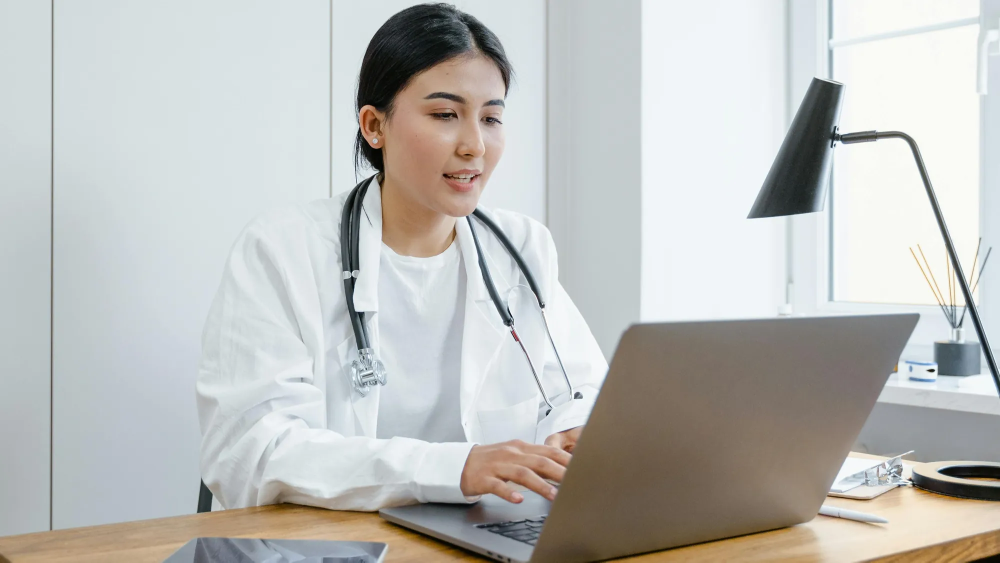
#> input picture assets/images/pexels-tima-miroshnichenko-8376233.webp, 2000 x 1125 px, given in place of pexels-tima-miroshnichenko-8376233.jpeg, which was not available (shown at 1/2 size); the run also reads 4 pictures not shown here
$ python optimize-images.py
#> lines starting #> are read from the running program, lines starting #| are printed output that depends on the picture; pictures that were not available may be replaced by others from this repository, and a replacement may not be noted
#!/usr/bin/env python3
"""One-shot image optimizer for the portfolio.

Converts the 8 heaviest legacy images to WebP (quality 80; the two large
photos are downscaled to max 2000px wide), updates every HTML reference,
and removes the originals. Verified savings: ~5.0MB -> ~0.6MB (-88%).

Run from the repository root:

    python3 tools/optimize-images.py

Requires either Pillow (`pip3 install Pillow`) or cwebp (`brew install webp`).
Afterwards review with `git status`, then commit and push:

    git add -A && git commit -m "assets: convert heavy images to WebP" && git push

Safe to delete this script once it has run.
"""
import os
import shutil
import subprocess
import sys

ROOT = os.path.dirname(os.path.dirname(os.path.abspath(__file__)))
IMG = os.path.join(ROOT, "assets", "images")

# (filename, max_width or None)
JOBS = [
    ("pexels-tima-miroshnichenko-8376233.jpeg", 2000),
    ("upstream-it.jpg", 2000),
    ("1.1-research-affinity-diagram-1.png", None),
    ("1.2-research-service-blueprint.png", None),
    ("1.3-research-customer-journey-map.png", None),
    ("2.1-example-one-pager.png", None),
    ("5a-v1.png", None),
    ("5b-v3.png", None),
]

# exact HTML reference swaps (file, old, new)
SWAPS = [
    ("index.html",
     'src="assets/images/pexels-tima-miroshnichenko-8376233.jpeg" alt="A clinician conducting a telehealth video visit from her desk" loading="lazy" width="4128" height="2322"',
     'src="assets/images/pexels-tima-miroshnichenko-8376233.webp" alt="A clinician conducting a telehealth video visit from her desk" loading="lazy" width="2000" height="1125"'),
    ("mayo-telehealth.html",
     'content="https://halcykon.github.io/UXPortfolio/assets/images/pexels-tima-miroshnichenko-8376233.jpeg"',
     'content="https://halcykon.github.io/UXPortfolio/assets/images/pexels-tima-miroshnichenko-8376233.webp"'),
    ("mayo-telehealth.html",
     "url('assets/images/pexels-tima-miroshnichenko-8376233.jpeg')",
     "url('assets/images/pexels-tima-miroshnichenko-8376233.webp')"),
    ("mayo-telehealth.html", "assets/images/1.1-research-affinity-diagram-1.png", "assets/images/1.1-research-affinity-diagram-1.webp"),
    ("mayo-telehealth.html", "assets/images/1.2-research-service-blueprint.png", "assets/images/1.2-research-service-blueprint.webp"),
    ("mayo-telehealth.html", "assets/images/1.3-research-customer-journey-map.png", "assets/images/1.3-research-customer-journey-map.webp"),
    ("mayo-telehealth.html", "assets/images/2.1-example-one-pager.png", "assets/images/2.1-example-one-pager.webp"),
    ("exxonmobil-upstream.html",
     'content="https://halcykon.github.io/UXPortfolio/assets/images/upstream-it.jpg"',
     'content="https://halcykon.github.io/UXPortfolio/assets/images/upstream-it.webp"'),
    ("exxonmobil-upstream.html", "url('assets/images/upstream-it.jpg')", "url('assets/images/upstream-it.webp')"),
    ("exxonmobil-upstream.html", "assets/images/5b-v3.png", "assets/images/5b-v3.webp"),
    ("exxonmobil-upstream.html", "assets/images/5a-v1.png", "assets/images/5a-v1.webp"),
]


def convert_pillow(src, dst, max_w):
    from PIL import Image
    im = Image.open(src).convert("RGB")
    if max_w and im.width > max_w:
        im = im.resize((max_w, round(im.height * max_w / im.width)), Image.LANCZOS)
    im.save(dst, "WEBP", quality=80, method=6)


def convert_cwebp(src, dst, max_w):
    cmd = ["cwebp", "-q", "80", "-m", "6"]
    if max_w:
        cmd += ["-resize", str(max_w), "0"]
    cmd += [src, "-o", dst]
    subprocess.run(cmd, check=True, capture_output=True)


def main():
    try:
        import PIL  # noqa: F401
        convert = convert_pillow
        engine = "Pillow"
    except ImportError:
        if shutil.which("cwebp"):
            convert = convert_cwebp
            engine = "cwebp"
        else:
            sys.exit("Need Pillow (pip3 install Pillow) or cwebp (brew install webp).")

    print(f"Converting with {engine}…")
    total_before = total_after = 0
    for name, max_w in JOBS:
        src = os.path.join(IMG, name)
        if not os.path.exists(src):
            print(f"  skip (already converted?): {name}")
            continue
        dst = os.path.join(IMG, os.path.splitext(name)[0] + ".webp")
        before = os.path.getsize(src)
        convert(src, dst, max_w)
        after = os.path.getsize(dst)
        assert after > 0, f"empty output for {name}"
        os.remove(src)
        total_before += before
        total_after += after
        print(f"  {name}: {before // 1024}KB -> {after // 1024}KB")
#> this loop made 8 passes
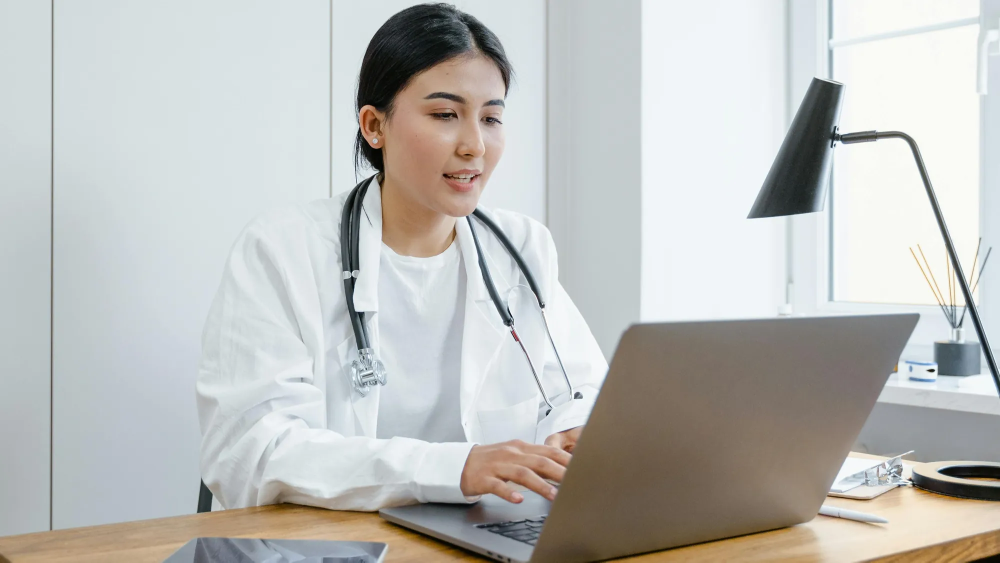
#> input picture assets/images/pexels-tima-miroshnichenko-8376233.webp, 2000 x 1125 px, given in place of pexels-tima-miroshnichenko-8376233.jpeg, which was not available (shown at 1/2 size)
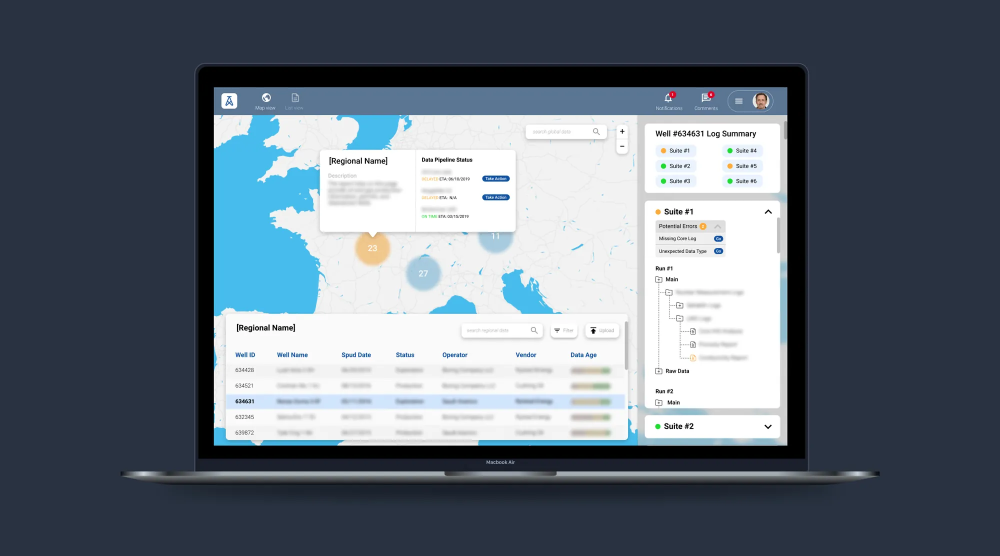
#> input picture assets/images/upstream-it.webp, 2000 x 1111 px, given in place of upstream-it.jpg, which was not available (shown at 1/2 size)
#> pass 3, in convert_pillow (call 3), `im = Image.open(src).convert("RGB")`:
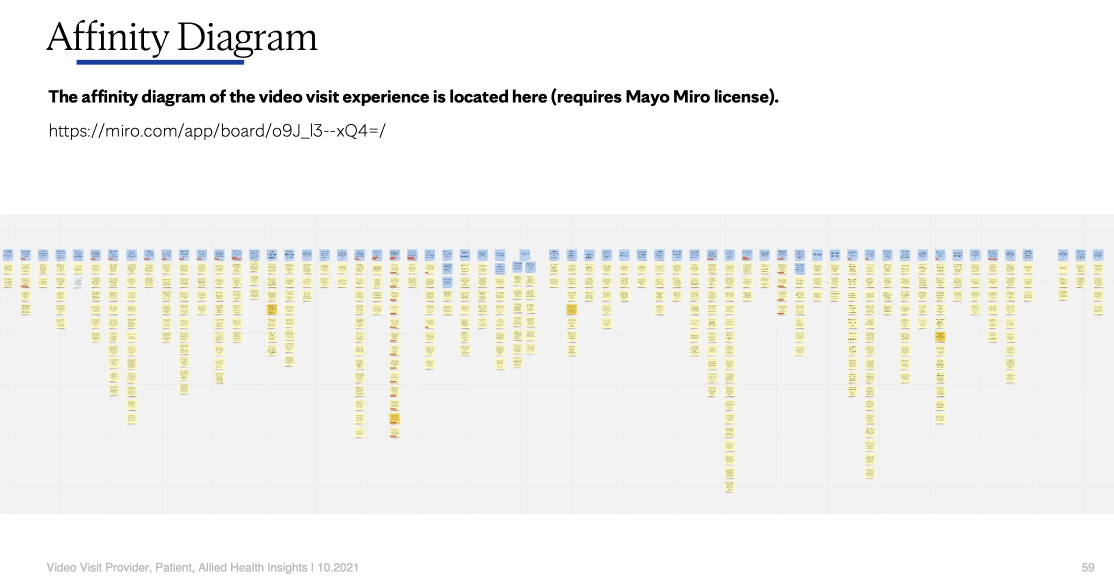
#> im: PIL image 2228x1166 RGB (shown at 1/2 size); mean R, G, B 243.8, 243.9, 241

    print("Updating HTML references…")
    for fname, old, new in SWAPS:
        path = os.path.join(ROOT, fname)
        s = open(path, encoding="utf-8").read()
        if old in s:
            open(path, "w", encoding="utf-8").write(s.replace(old, new))
            print(f"  {fname}: swapped {old[:60]}…")
        elif new.split("/")[-1].split('"')[0] in s or ".webp" in new and new in s:
            print(f"  {fname}: already swapped")
        else:
            print(f"  WARNING {fname}: pattern not found: {old[:70]}…")

    if total_before:
        print(f"\nDone. {total_before // 1024}KB -> {total_after // 1024}KB "
              f"(saved {(total_before - total_after) // 1024}KB).")
    print("Review with `git status`, then:\n"
          '  git add -A && git commit -m "assets: convert heavy images to WebP" && git push')


if __name__ == "__main__":
#> (the run stopped early here; a loop or call above may not have finished)
